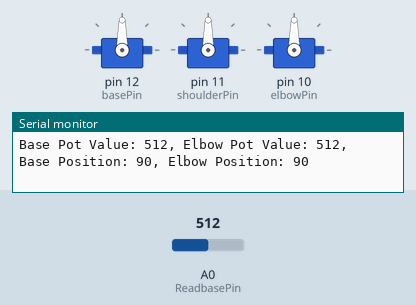
This sketch was run on a simulated Arduino Uno, built with avr-gcc and run on an emulated ATmega328P. Shown: 3 × servo, the last lines printed to the serial monitor. The inputs (shaded band) are chosen by the test bench; at power-on: A0 (ReadbasePin) = 512.

Above: at 3.2 s.
3.3 s: A0 (ReadbasePin) set to 560
At 3.6 s:
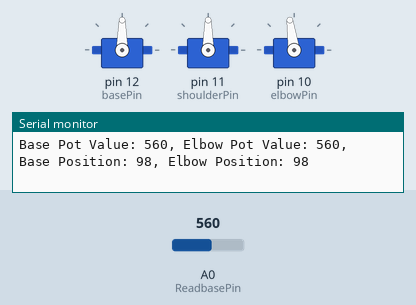
6.3 s: A0 (ReadbasePin) set to 587
At 7.0 s:
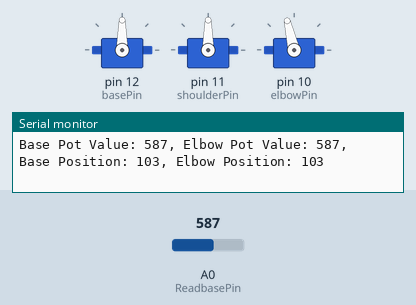
7.8 s: A0 (ReadbasePin) set to 306
At 8.2 s:
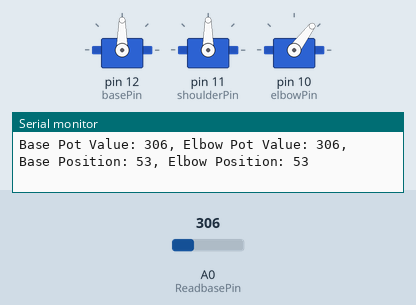
9.3 s: A0 (ReadbasePin) set to 104
At 10.4 s:
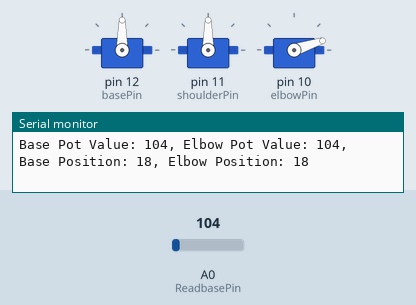
10.8 s: A0 (ReadbasePin) set to 89
At 11.8 s:
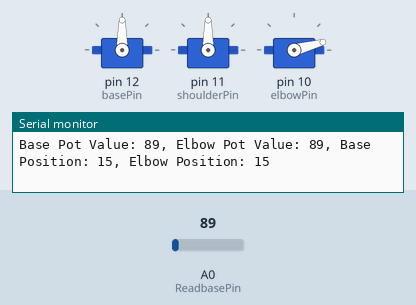
13.8 s: A0 (ReadbasePin) set to 122
At 15.2 s:
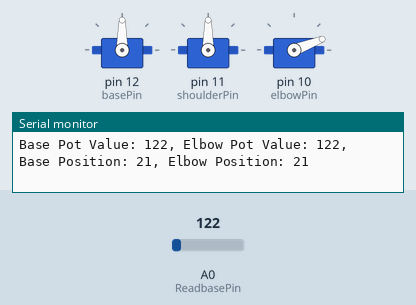
Timing chart, 0 to 16.3 s (numbered marks = the images above; inputs shaded):
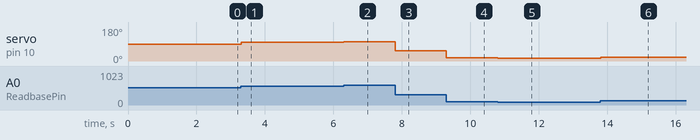

Measured:
- after the input at 3.3 s, servo on pin 10 (elbowPin): 90° → 98° at once
- after the input at 6.3 s, servo on pin 10 (elbowPin): 98° → 103° at once
- after the input at 7.8 s, servo on pin 10 (elbowPin): 103° → 53° at once
- after the input at 9.3 s, servo on pin 10 (elbowPin): 53° → 18° at once
- after the input at 10.8 s, servo on pin 10 (elbowPin): 18° → 15° at once
- after the input at 13.8 s, servo on pin 10 (elbowPin): 15° → 21° at once

The sketch:

NanoIOT_ARM_arduino.ino
```cpp
#include <Servo.h>

Servo baseServo;
Servo shoulderServo;
Servo elbowServo;

const int ReadbasePin = A0;      // Analog input pin for the base potentiometer
const int basePin = 12;
const int shoulderPin = 11;
const int elbowPin = 10;
const int ReadelbowPin = A0;     // Analog input pin for the elbow potentiometer

double l1 = 40.5;
double l2 = 12.5;
double l3 = 14.5;

const double RADIANS_TO_DEGREES = 57.3;  // Approximate conversion of radians to degrees

void setup() {
  Serial.begin(115200);
  baseServo.attach(basePin);
  shoulderServo.attach(shoulderPin);
  elbowServo.attach(elbowPin);

  delay(2000);  // Wait for 2 seconds
}

void loop() {
  // Read the analog input from A0 (base potentiometer)
  int basePotValue = analogRead(ReadbasePin);

  // Read the analog input from A4 (elbow potentiometer)
  int elbowPotValue = analogRead(ReadelbowPin);

  // Map the analog input values to the servo angle range (0 to 180 degrees)
  int basePosition = map(basePotValue, 0, 1023, 0, 180);
  int elbowPosition = map(elbowPotValue, 0, 1023, 0, 180);

  // Move the base and elbow servos to the calculated positions
  //baseServo.write(basePosition);
  elbowServo.write(elbowPosition);

  // Print potentiometer values for debugging
  Serial.print("Base Pot Value: ");
  Serial.print(basePotValue);
  Serial.print(", Elbow Pot Value: ");
  Serial.print(elbowPotValue);
  Serial.print(", Base Position: ");
  Serial.print(basePosition);
  Serial.print(", Elbow Position: ");
  Serial.println(elbowPosition);

  // Rest of the code for the square drawing using inverse kinematics remains unchanged...
}
```
